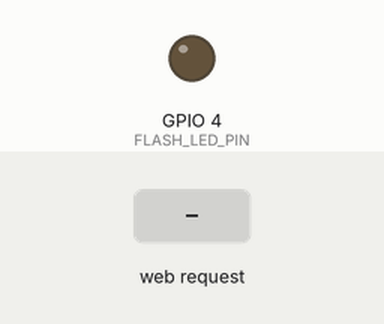
A sketch run on a simulated ESP32. Shown: output pins drawn as LEDs (lit = HIGH). The inputs (shaded band) are chosen by the test bench. WiFi joins after 1.5 s; servers stay silent unless stated; uploads are accepted with an empty reply; the camera gives no picture; what the sketch prints to the serial monitor is not drawn.

Above: at 3.5 s.
3.6 s: HTTP request GET /capture-and-upload received
At 4.3 s:
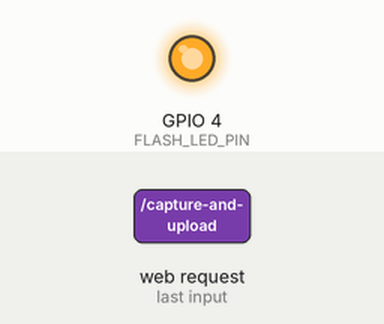
Timing chart, 0 to 11.1 s (numbered marks = the images above; inputs shaded):
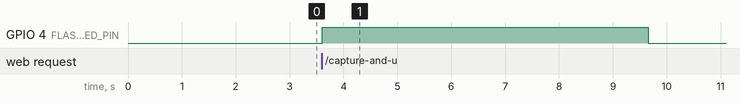

The sketch:

esp32-cam.ino
```cpp
#include "esp_camera.h"
#include <WiFi.h>
#include <WebServer.h>
#include <WiFiClientSecure.h>
#include "soc/soc.h"
#include "soc/rtc_cntl_reg.h"

// Replace with your WiFi credentials
const char* ssid = "MTN-5G-4ACC15";
const char* password = "JESU1213";

// Upload server configuration
const char *uploadHost = "storex-production-f286.up.railway.app";
const char *uploadPath = "/api/v1/public/file/upload";
const char *bearerToken = "Bearer STOREXXXBUCKETPUBLICXXSTOREX00169B28A885175607330728785276583ED7542AC21756073307287";
const int uploadPort = 443;

WebServer server(80);

// Camera pins for AI Thinker ESP32-CAM
#define PWDN_GPIO_NUM 32
#define RESET_GPIO_NUM -1
#define XCLK_GPIO_NUM 0
#define SIOD_GPIO_NUM 26
#define SIOC_GPIO_NUM 27
#define Y9_GPIO_NUM 35
#define Y8_GPIO_NUM 34
#define Y7_GPIO_NUM 39
#define Y6_GPIO_NUM 36
#define Y5_GPIO_NUM 21
#define Y4_GPIO_NUM 19
#define Y3_GPIO_NUM 18
#define Y2_GPIO_NUM 5
#define VSYNC_GPIO_NUM 25
#define HREF_GPIO_NUM 23
#define PCLK_GPIO_NUM 22

#define FLASH_LED_PIN 4

void setup()
{
  WRITE_PERI_REG(RTC_CNTL_BROWN_OUT_REG, 0); // Disable brown-out detector
  Serial.begin(115200);

  pinMode(FLASH_LED_PIN, OUTPUT);

  // Camera config
  camera_config_t config;
  config.ledc_channel = LEDC_CHANNEL_0;
  config.ledc_timer = LEDC_TIMER_0;
  config.pin_d0 = Y2_GPIO_NUM;
  config.pin_d1 = Y3_GPIO_NUM;
  config.pin_d2 = Y4_GPIO_NUM;
  config.pin_d3 = Y5_GPIO_NUM;
  config.pin_d4 = Y6_GPIO_NUM;
  config.pin_d5 = Y7_GPIO_NUM;
  config.pin_d6 = Y8_GPIO_NUM;
  config.pin_d7 = Y9_GPIO_NUM;
  config.pin_xclk = XCLK_GPIO_NUM;
  config.pin_pclk = PCLK_GPIO_NUM;
  config.pin_vsync = VSYNC_GPIO_NUM;
  config.pin_href = HREF_GPIO_NUM;
  config.pin_sccb_sda = SIOD_GPIO_NUM;
  config.pin_sccb_scl = SIOC_GPIO_NUM;
  config.pin_pwdn = PWDN_GPIO_NUM;
  config.pin_reset = RESET_GPIO_NUM;
  config.xclk_freq_hz = 20000000;
  config.pixel_format = PIXFORMAT_JPEG;
  config.frame_size = FRAMESIZE_CIF;
  config.jpeg_quality = 20;
  config.fb_count = 1;
  Serial.println("No PSRAM - using standard settings");

  // Initialize camera
  esp_err_t err = esp_camera_init(&config);
  if (err != ESP_OK)
  {
    Serial.printf("Camera init failed: 0x%x", err);
    delay(1000);
    ESP.restart();
  }

  // Connect to WiFi
  WiFi.begin(ssid, password);
  while (WiFi.status() != WL_CONNECTED)
  {
    delay(1000);
    Serial.print(".");
  }
  Serial.println("\nWiFi connected!");
  Serial.print("ESP32 IP: ");
  Serial.println(WiFi.localIP());
  Serial.println("Open browser and go to: http://" + WiFi.localIP().toString() + "/capture-and-upload");

server.on("/ready", []()
            {
    Serial.println("Ready check requested");

    // Check if camera is initialized
    sensor_t * s = esp_camera_sensor_get();
    if (s == NULL) {
      server.send(200, "text/html", "ERROR");
      Serial.println("Camera not ready - not initialized");
      return;
    }

    // Clear buffers to ensure freshness
    bool bufferCleared = false;
    for (int i = 0; i < 2; i++) {
      camera_fb_t * fb = esp_camera_fb_get();
      if (fb) {
        esp_camera_fb_return(fb);
        bufferCleared = true;
      }
      delay(5);
    }

    // Test capture to verify camera is working
    camera_fb_t * testFb = esp_camera_fb_get();
    if (!testFb) {
      server.send(200, "text/plain", "ERROR");
      Serial.println("Camera not ready - test capture failed");
      return;
    }

    // Return test frame and confirm ready
    esp_camera_fb_return(testFb);

    String response = "Camera ready\n";
    response += "Free heap: " + String(ESP.getFreeHeap()) + " bytes\n";
    response += "Buffers cleared: " + String(bufferCleared ? "Yes" : "No") + "\n";

    server.send(200, "text/plain", response);
    server.client().flush();
    Serial.println("Camera is ready for capture"); });

  server.on("/capture-and-upload", []()
  {
    turnOnFlash();
    delay(6000);
    // Capture image
    camera_fb_t * fb = esp_camera_fb_get();
    if (!fb) {
      server.sendHeader("Access-Control-Allow-Origin", "*");
      server.send(200, "text/plain", "ERROR");
      Serial.println("Camera capture failed");
      turnOffFlash();
      return;
    }

    Serial.printf("Image captured: %d bytes\n", fb->len);
        turnOffFlash();
    // Upload using optimized chunked method
    String result = uploadImageChunked(fb);
    esp_camera_fb_return(fb);

    server.sendHeader("Access-Control-Allow-Origin", "*");
    if (result == "ERROR" || result.length() == 0) {
      server.send(200, "text/plain", "ERROR");
      Serial.println("Upload failed");
    } else {
      server.send(200, "text/html", result); // Returns the download URL
      Serial.println("Upload successful");
    }
    server.client().flush();
  });

  server.begin();
  Serial.println("Camera server started");
  Serial.printf("Free heap after setup: %d bytes\n", ESP.getFreeHeap());
}

String uploadImageChunked(camera_fb_t *fb)
{
  WiFiClientSecure client;
  client.setInsecure(); // Skip certificate validation

  Serial.println("Connecting to upload server...");
  if (!client.connect(uploadHost, uploadPort))
  {
    return "Connection failed";
  }

  Serial.println("Connected! Uploading image...");

  // Create multipart form data
  String boundary = "----formdata-esp32-" + String(millis());
  String head = "--" + boundary + "\r\n";
  head += "Content-Disposition: form-data; name=\"file\"; filename=\"esp32cam_" + String(millis()) + ".jpg\"\r\n";
  head += "Content-Type: image/jpeg\r\n\r\n";

  String tail = "\r\n--" + boundary + "--\r\n";

  uint32_t imageLen = fb->len;
  uint32_t extraLen = head.length() + tail.length();
  uint32_t totalLen = imageLen + extraLen;

  // Send HTTP headers
  client.println("POST " + String(uploadPath) + " HTTP/1.1");
  client.println("Host: " + String(uploadHost));
  client.println("Authorization: " + String(bearerToken));
  client.println("Content-Length: " + String(totalLen));
  client.println("Content-Type: multipart/form-data; boundary=" + boundary);
  client.println();

  // Send multipart head
  client.print(head);

  // Send image data in chunks
  uint8_t *fbBuf = fb->buf;
  size_t fbLen = fb->len;
  for (size_t n = 0; n < fbLen; n += 1024)
  {
    if (n + 1024 < fbLen)
    {
      client.write(fbBuf, 1024);
      fbBuf += 1024;
    }
    else if (fbLen % 1024 > 0)
    {
      size_t remainder = fbLen % 1024;
      client.write(fbBuf, remainder);
    }
  }

  // Send multipart tail
  client.print(tail);

  // Read response with timeout
  int timeoutTimer = 15000; // 15 seconds
  long startTimer = millis();
  String getAll;
  String getBody;
  boolean state = false;

  while ((startTimer + timeoutTimer) > millis())
  {
    Serial.print(".");
    delay(100);
    while (client.available())
    {
      char c = client.read();
      if (c == '\n')
      {
        if (getAll.length() == 0)
        {
          state = true;
        }
        getAll = "";
      }
      else if (c != '\r')
      {
        getAll += String(c);
      }
      if (state == true)
      {
        getBody += String(c);
      }
      startTimer = millis();
    }
    if (getBody.length() > 0)
    {
      break;
    }
  }

  Serial.println();
  client.stop();

  if (getBody.length() == 0)
  {
    return "No response from server";
  }

  // Parse JSON response manually
  Serial.println("Server response: " + getBody);

  if (getBody.indexOf("\"success\":true") > -1)
  {
    // Extract download URL
    int urlStart = getBody.indexOf("\"downloadUrl\":\"") + 15;
    int urlEnd = getBody.indexOf("\"", urlStart);
    String downloadUrl = getBody.substring(urlStart, urlEnd);

    if (downloadUrl.length() > 0)
    {
      return downloadUrl;
    }
  }

  return "Failed to parse server response";
}

void loop()
{
  server.handleClient();

  // Memory monitoring (every 60 seconds)
  static unsigned long lastMemCheck = 0;
  if (millis() - lastMemCheck > 60000) {
    uint32_t freeHeap = ESP.getFreeHeap();
    if (freeHeap < 10000) { // Less than 10KB free
      Serial.printf("WARNING: Low memory - %d bytes free\n", freeHeap);
    }
    lastMemCheck = millis();
  }

  // WiFi check (every 30 seconds)
  static unsigned long lastWiFiCheck = 0;
  if (millis() - lastWiFiCheck > 30000) {
    if (WiFi.status() != WL_CONNECTED) {
      Serial.println("WiFi disconnected - reconnecting...");
      WiFi.reconnect();
    }
    lastWiFiCheck = millis();
  }
}

void turnOnFlash() {
  digitalWrite(FLASH_LED_PIN, HIGH);
}

void turnOffFlash() {
  digitalWrite(FLASH_LED_PIN, LOW);
}
```

Measured:
- after the input at 3.6 s, GPIO 4 (FLASH_LED_PIN): LOW → HIGH at once, → LOW 6.1 s later
